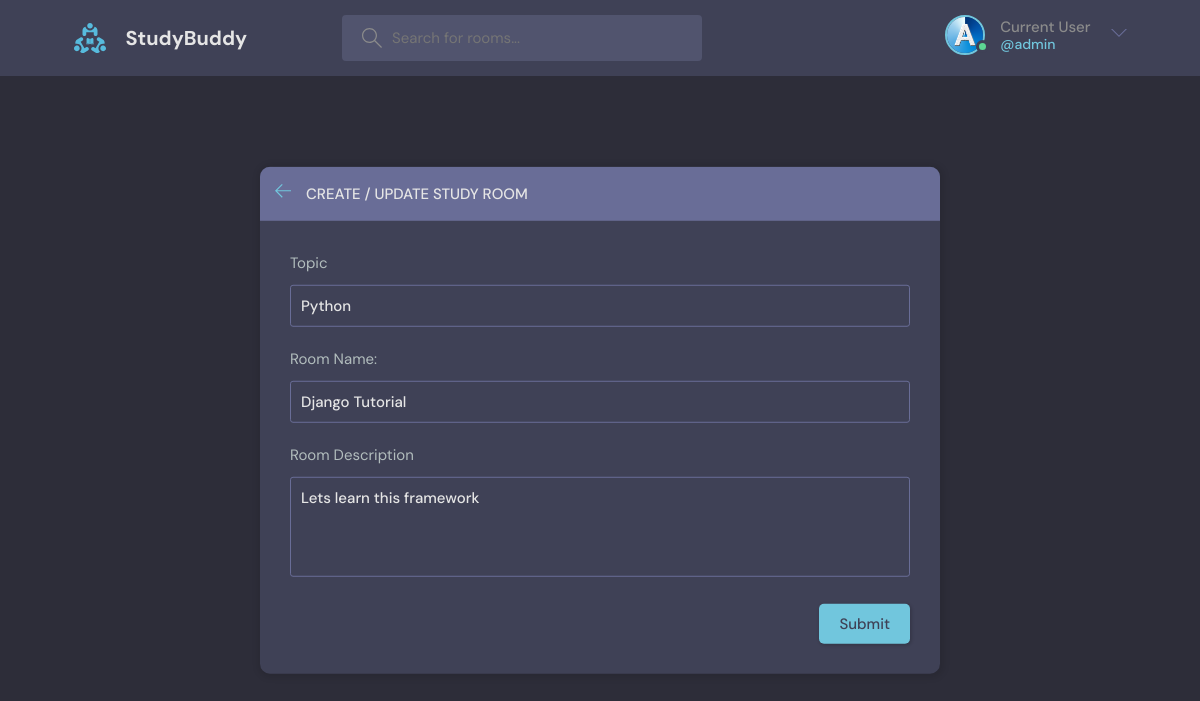
Page /update-room/1 (signed in) on the committed database.
### base/models.py (models this page shows, shortened)
class Room(models.Model):
    host = models.ForeignKey(User, on_delete=models.SET_NULL, null=True)
    topic = models.ForeignKey(Topic, on_delete=models.SET_NULL, null=True)
    name = models.CharField(max_length=200)
    description = models.TextField(null=True, blank=True)
    participants = models.ManyToManyField(User, related_name='participants', blank=True)
    updated = models.DateTimeField(auto_now=True)
    created = models.DateTimeField(auto_now_add=True)
    class Meta:
        ordering = ['-updated', '-created']

class Topic(models.Model):
    name = models.CharField(max_length=200)

### base/views.py (the view, shortened to what this page needs)
# urls.py: path('update-room/<str:pk>', views.updateRoom, name='update-room'),
@login_required(login_url='login')
def updateRoom(request, pk):
    room = Room.objects.get(id=pk)
    form = RoomForm(instance=room)
    topics = Topic.objects.all()
    if request.user != room.host:
        return HttpResponse('You are not allowed here!!...')
    context = {
        'form': form,
        'topics': topics,
        'room': room
        }
    return render(request, 'base/room_form.html', context)

### base/forms.py
class RoomForm(ModelForm):
    class Meta:
        model = Room
        fields = '__all__'
        exclude = ['host', 'participants']

### base/templates/base/room_form.html (shortened to what this page needs)
{% extends '__layouts/main.html' %}
{% block content %}
<main class="create-room layout">
    <div class="container">
      <div class="layout__box">
        <div class="layout__boxHeader">
          <div class="layout__boxTitle">
            <a href="{% url 'home' %}">
              <svg version="1.1" xmlns="http://www.w3.org/2000/svg" width="32" height="32" viewBox="0 0 32 32">
                <title>arrow-left</title>
                <path
                  d="M13.723 2.286l-13.723 13.714 13.719 13.714 1.616-1.611-10.96-10.96h27.625v-2.286h-27.625l10.965-10.965-1.616-1.607z">
                </path>
              </svg>
            </a>
            <h3>Create / Update Study Room</h3>
          </div>
        </div>
        <div class="layout__body">
          <form class="form" action="" method="POST">
            <div class="form__group">
                <label for="room_topic">Topic</label>
                <input type="text" name="topic" value="{{ room.topic.name }}" list="topic-list" required="required" />
            </div>
            <div class="form__group">
                <label for="Room Name">Room Name:</label>
                {{ form.name }}
            </div>
            <div class="form__group">
                <label for="Room Description">Room Description</label>
                {{ form.description }}
            </div>
            <div class="form__action">
              <button class="btn btn--main" type="submit">Submit</button>
            </div>
          </form>
        </div>
      </div>
    </div>
  </main>
{% endblock %}

### templates/__layouts/navbar.html (shortened to what this page needs)
{% load static %}
<header class="header header--loggedIn">
    <div class="container">
    <a href="{% url 'home' %}" class="header__logo">
        <img src="{% static 'img/logo.svg' %}" />
        <h1>StudyBuddy</h1>
    </a>
    <form mehod="GET" action="{% url 'home' %}" class="header__search">
        <label>
        <input type="text" name="q" placeholder="Search for rooms..." />
        </label>
    </form>
    <nav class="header__menu">
        {% if request.user.is_authenticated %}
        <div class="header__user">
            <a href="{% url 'user-profile' request.user.id %}">
                <div class="avatar avatar--medium active">
                    <img src="{% static 'img/a.png' %}" />
                </div>
                <p>Current User <span>@{{ request.user.username }}</span></p>
            </a>
            <button class="dropdown-button">
                <svg version="1.1" xmlns="http://www.w3.org/2000/svg" width="32" height="32" viewBox="0 0 32 32">
                    <title>chevron-down</title>
                    <path d="M16 21l-13-13h-3l16 16 16-16h-3l-13 13z"></path>
                </svg>
            </button>
        </div>
        {% else %}
        <a href="{% url 'login' %}">
            <img src="{% static 'img/avatar.svg' %}" />
            <p>Login</p>
        </a>
        {% endif %}
    </nav>
    </div>
</header>

### rows in the picture
Room: topic "Python", name "Django Tutorial", description "Lets learn this framework"

### other values in the picture
{{ request.user.username }} "admin"
